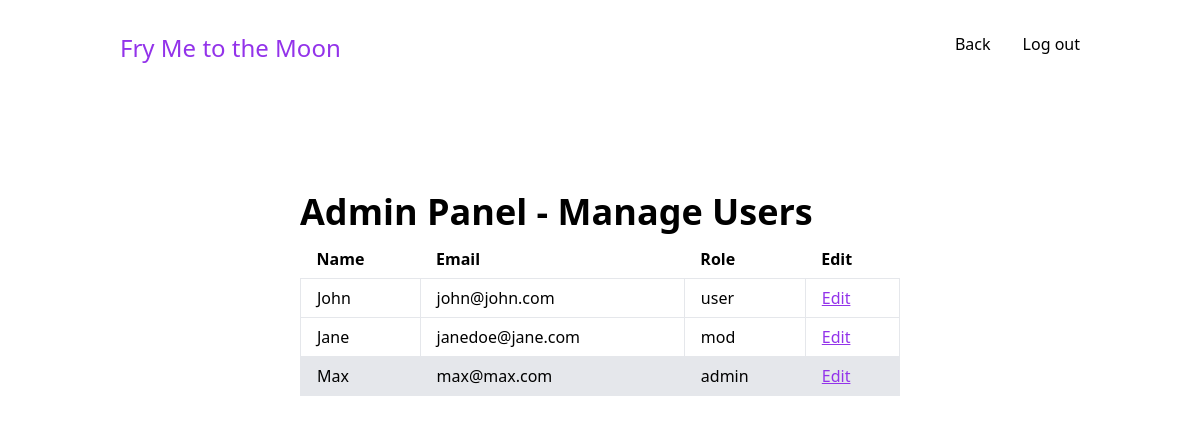
The page /admin/users/index.php (signed in) on the database its author committed.
### tables this page shows
CREATE TABLE `users`(
    `id` INT NOT NULL AUTO_INCREMENT PRIMARY KEY,
    `name` VARCHAR(33) NOT NULL,
    `email` VARCHAR(33) NOT NULL UNIQUE,
    `password` VARCHAR(255) NOT NULL,
    `role` ENUM('user', 'mod', 'admin') NOT NULL DEFAULT 'user'
);

### admin/users/index.php (the view, shortened to what this page needs)
<?php
require_once('../../lib/utils/conn.php');
$query = "SELECT * FROM users";
$res = mysqli_query($conn, $query) or die("Query failed: " . mysqli_error($conn));
?>
<html>
<head>
    <link href="../../lib/css/output.css" rel="stylesheet" />
</head>
<body>
    <nav class="container flex justify-between px-8 py-8 mx-auto bg-white">
        <div>
            <h3 class="text-purple-600 h3">Fry Me to the Moon</h3>
        </div>
        <div class="flex space-x-8">
            <a href="../">Back</a>
            <a href="../../auth/log-out.php">Log out</a>
        </div>
    </nav>
    <div class="grid place-items-center">
        <div class="flex flex-col gap-2 mt-24 min-w-[50%] max-w-6xl">
            <h1 class="h1">Admin Panel - Manage Users</h1>
            <table class="table-auto">
                <thead class="text-left">
                    <tr>
                        <th class="px-4 py-2">Name</th>
                        <th class="px-4 py-2">Email</th>
                        <th class="px-4 py-2">Role</th>
                        <th class="px-4 py-2">Edit</th>
                    </tr>
                </thead>
                <tbody>
                    <?php
                    while ($row = mysqli_fetch_array($res)) {
                        $name = $row['name'];
                        $email = $row['email'];
                        $role = $row['role'];
                        $id = $row['id'];
                        echo "<tr" . ($id === $_SESSION['user']['id'] ? " class='bg-gray-200' "  : '') . ">" .
                            "<td class='px-4 py-2 border'>$name</td>
                        <td class='px-4 py-2 border'>$email</td>
                        <td class='px-4 py-2 border'>$role</td>
                        <td class='px-4 py-2 border'><a class='link' href='edit?id=$id'>Edit</a></td>
                        </tr>";
                    }
                    ?>
                </tbody>
            </table>
        </div>
    </div>
</body>
</html>

### rows shown on the page
users: name "John", email "john@john.com", role "user"
users: name "Jane", email "janedoe@jane.com", role "mod"
users: name "Max", email "max@max.com", role "admin"
